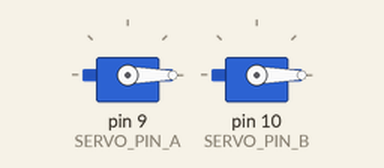
This sketch was run on a simulated Arduino Uno, built with avr-gcc and run on an emulated ATmega328P. Shown: 2 × servo. What the sketch prints to the serial monitor is not drawn.

Above: at 0.1 s.
Timing chart, 0 to 4.2 s (numbered marks = the images above):
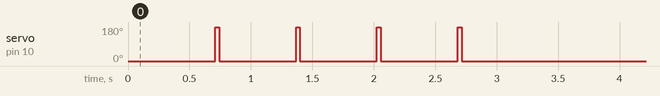

The sketch:

SERVO_FAST_TEST.ino
```cpp
// Must match baud on the serial monitor
#define BAUD_RATE 9600

// https://github.com/netlabtoolkit/VarSpeedServo
// This library needs to be downloaded and installed manually.

#include <VarSpeedServo.h>
// Must be PWM Data pin
#define SERVO_PIN_A 9
VarSpeedServo servo_A;
// Must be PWM Data pin
#define SERVO_PIN_B 10
VarSpeedServo servo_B;

void setup() {
	setupSerial();
	setupServos();
	testServos();
}

void loop() {
}

void setupSerial() {
	Serial.begin(BAUD_RATE);
	Serial.println("-====-====-====-====-");
	Serial.print("Serial Started at ");
	Serial.print(BAUD_RATE);
	Serial.println(" Baud");
	Serial.println("-====-====-====-====-");
}

void setupServos() {
	unsigned long startTime = millis();

	Serial.println("Setup servo A and reset to 0 deg");
	servo_A.attach(SERVO_PIN_A);
	servo_A.write(0);

	Serial.println("Setup servo B and reset to 0 deg");
	servo_B.attach(SERVO_PIN_B);
	servo_B.write(0);

	unsigned long endTime = millis() - startTime;
	Serial.print("Time taken to Setup servos (ms): ");
	Serial.println(endTime);

	Serial.println("-====-====-====-====-");
}

void testServos() {
	Serial.println("Starting servo test");
	for (int i = 0; i < 4; i++) {
		delay(500);
		unsigned long startTime = millis();

		testServoA();
		testServoB();

		unsigned long endTime = millis() - startTime;
		Serial.print("Time taken for test run (ms): ");
		Serial.println(endTime);
		Serial.println("-====-====-====-====-");
	}
	Serial.println("Finished servo test");
	Serial.println("-====-====-====-====-");
}

void testServoA() {
	Serial.println("Moving servo A to 180 deg");
	servo_A.write(180);
	Serial.println("Moving servo A back to 0 deg");
	servo_A.write(0);
	Serial.println("-====-====-====-====-");
}

void testServoB() {
	Serial.println("Moving servo B to 180 deg");
	servo_B.write(180);
	Serial.println("Moving servo B back to 0 deg");
	servo_B.write(0);
	Serial.println("-====-====-====-====-");
}
```
